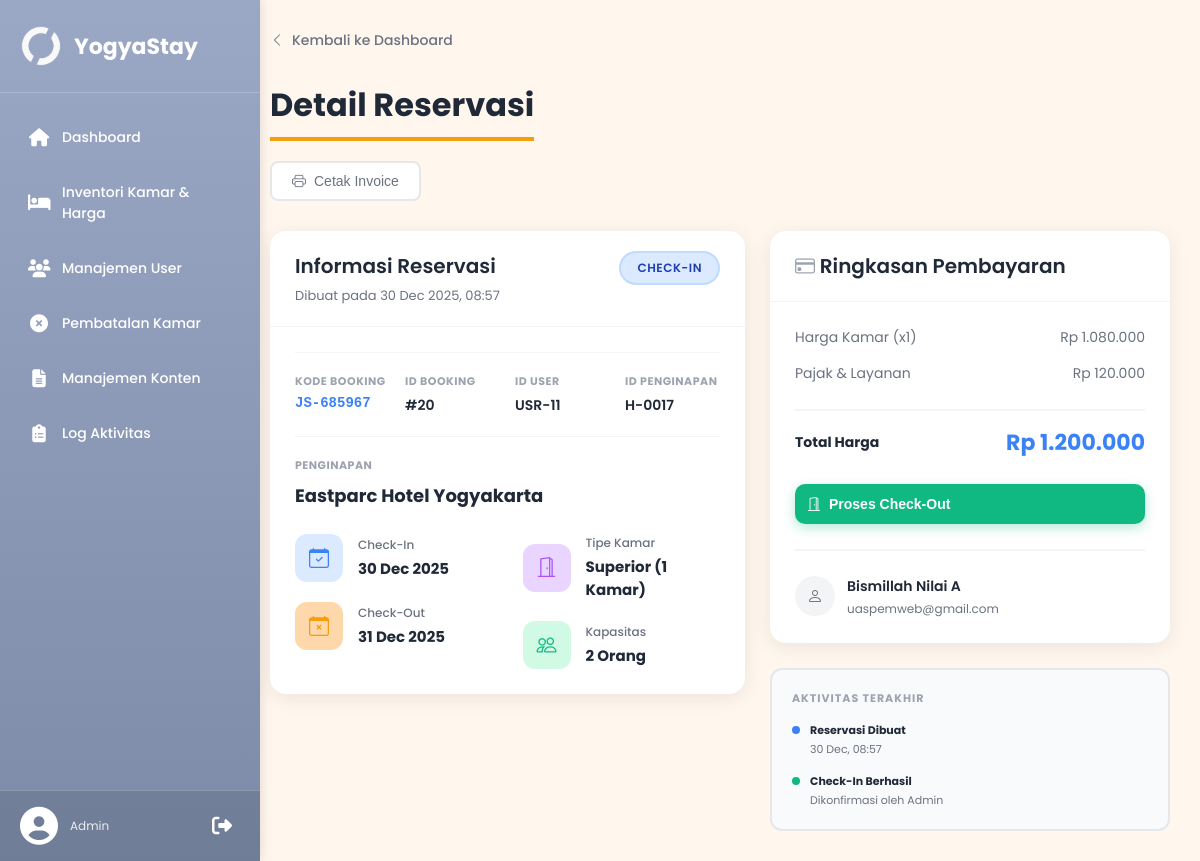
Page /admin/reservasi/detail_reservasi.php?id=20 (signed in) on the committed database.
### tables this page shows
CREATE TABLE `booking` (
  `id_booking` int(11) NOT NULL,
  `kode_booking` varchar(20) NOT NULL,
  `id_user` int(11) NOT NULL,
  `id_penginapan` int(11) NOT NULL,
  `id_tipe_kamar` int(11) NOT NULL,
  `tanggal_checkin` date NOT NULL,
  `tanggal_checkout` date NOT NULL,
  `jumlah_kamar` int(11) NOT NULL,
  `jumlah_orang` int(11) NOT NULL,
  `total_harga` decimal(12,2) NOT NULL,
  `status_reservasi` enum('dipesan','check-in','selesai','dibatalkan','menunggu_pembatalan') DEFAULT NULL,
  `created_at` timestamp NOT NULL DEFAULT current_timestamp()
);

CREATE TABLE `penginapan` (
  `id_penginapan` int(11) NOT NULL,
  `nama_penginapan` varchar(150) NOT NULL,
  `tipe_penginapan` enum('hotel','villa','homestay') NOT NULL,
  `id_kabupaten` int(11) NOT NULL,
  `id_kecamatan` int(11) NOT NULL,
  `alamat` text NOT NULL,
  `deskripsi` text DEFAULT NULL,
  `tentang_kami` text DEFAULT NULL,
  `harga_mulai` decimal(12,2) NOT NULL,
  `rating` decimal(3,2) DEFAULT 0.00,
  `jumlah_review` int(11) DEFAULT 0,
  `is_featured` tinyint(1) DEFAULT 0,
  `latitude` decimal(10,8) DEFAULT NULL,
  `longitude` decimal(11,8) DEFAULT NULL,
  `status` enum('aktif','nonaktif') DEFAULT 'aktif',
  `created_at` timestamp NOT NULL DEFAULT current_timestamp()
);

CREATE TABLE `tipe_kamar` (
  `id_tipe_kamar` int(11) NOT NULL,
  `id_penginapan` int(11) NOT NULL,
  `nama_tipe` varchar(100) NOT NULL,
  `harga_per_malam` decimal(12,2) NOT NULL,
  `kapasitas_orang` int(11) NOT NULL,
  `jumlah_kamar` int(11) NOT NULL,
  `deskripsi` text DEFAULT NULL
);

CREATE TABLE `users` (
  `id_user` int(11) NOT NULL,
  `nama` varchar(100) NOT NULL,
  `email` varchar(100) NOT NULL,
  `password` varchar(255) NOT NULL,
  `no_telepon` varchar(20) DEFAULT NULL,
  `role_id` enum('user','admin') NOT NULL DEFAULT 'user',
  `created_at` timestamp NOT NULL DEFAULT current_timestamp(),
  `updated_at` timestamp NOT NULL DEFAULT current_timestamp() ON UPDATE current_timestamp(),
  `status` enum('aktif','nonaktif') NOT NULL DEFAULT 'aktif'
);

### admin/reservasi/detail_reservasi.php (the view, shortened to what this page needs)
<?php
require_once '../../config.php';
$id_booking = isset($_GET['id']) ? intval($_GET['id']) : 0;
$query = "SELECT
    b.*,
    u.nama as nama_user,
    u.email as email_user,
    p.nama_penginapan,
    tk.nama_tipe,
    tk.harga_per_malam
FROM booking b
LEFT JOIN users u ON b.id_user = u.id_user
LEFT JOIN penginapan p ON b.id_penginapan = p.id_penginapan
LEFT JOIN tipe_kamar tk ON b.id_tipe_kamar = tk.id_tipe_kamar
WHERE b.id_booking = ?";
$stmt = $conn->prepare($query);
$stmt->bind_param("i", $id_booking);
$stmt->execute();
$result = $stmt->get_result();
$reservation = $result->fetch_assoc();
function formatCurrency($amount)
{
    return 'Rp ' . number_format($amount, 0, ',', '.');
}
$display_status = empty($reservation['status_reservasi']) ? 'dipesan' : $reservation['status_reservasi'];
?>
<!DOCTYPE html>
<html lang="id">
<head>
    <link rel="stylesheet" href="https://cdn.jsdelivr.net/npm/bootstrap-icons@1.11.3/font/bootstrap-icons.min.css">
</head>
<body>
    <div class="layout">
        <?php include '../partials/sidebar.php'; ?>
        <div class="content">
            <div class="topbar">
                <a href="../dashboard.php" class="back-btn">
                    <i class="bi bi-chevron-left"></i>
                    Kembali ke Dashboard
                </a>
            </div>
            <div>
                <h1>Detail Reservasi</h1>
                <div class="header-actions">
                    <button onclick="window.print()" class="btn btn-outline">
                        <i class="bi bi-printer"></i> Cetak Invoice
                    </button>
                </div>
            </div>
            <div class="detail-grid">
                <div>
                    <div class="card">
                        <div class="card-header">
                            <div
                                style="display: flex; justify-content: space-between; align-items: start; flex-wrap: wrap; gap: 15px;">
                                <div>
                                    <h2>Informasi Reservasi</h2>
                                    <p>Dibuat pada
                                        <?php echo date('d M Y, H:i', strtotime($reservation['created_at'])); ?></p>
                                </div>
                                <span class="status-badge <?php echo $display_status; ?>">
                                    <?php echo str_replace('_', ' ', strtoupper($display_status)); ?>
                                </span>
                            </div>
                        </div>
                        <div class="card-body">
                            <div class="info-grid">
                                <div class="info-item">
                                    <span class="info-label">Kode Booking</span>
                                    <span
                                        class="info-value code"><?php echo htmlspecialchars($reservation['kode_booking']); ?></span>
                                </div>
                                <div class="info-item">
                                    <span class="info-label">ID Booking</span>
                                    <span class="info-value">#<?php echo $reservation['id_booking']; ?></span>
                                </div>
                                <div class="info-item">
                                    <span class="info-label">ID User</span>
                                    <span class="info-value">USR-<?php echo $reservation['id_user']; ?></span>
                                </div>
                                <div class="info-item">
                                    <span class="info-label">ID Penginapan</span>
                                    <span class="info-value">H-00<?php echo $reservation['id_penginapan']; ?></span>
                                </div>
                            </div>
                            <div class="penginapan-name">Penginapan</div>
                            <p><?php echo htmlspecialchars($reservation['nama_penginapan']); ?></p>
                            <div class="detail-row">
                                <div class="detail-col">
                                    <div class="detail-item">
                                        <div class="icon-box blue">
                                            <i class="bi bi-calendar-check"></i>
                                        </div>
                                        <div class="detail-text">
                                            <div class="detail-label">Check-In</div>
                                            <div class="detail-value">
                                                <?php echo date('d M Y', strtotime($reservation['tanggal_checkin'])); ?>
                                            </div>
                                        </div>
                                    </div>
                                    <div class="detail-item">
                                        <div class="icon-box orange">
                                            <i class="bi bi-calendar-x"></i>
                                        </div>
                                        <div class="detail-text">
                                            <div class="detail-label">Check-Out</div>
                                            <div class="detail-value">
                                                <?php echo date('d M Y', strtotime($reservation['tanggal_checkout'])); ?>
                                            </div>
                                        </div>
                                    </div>
                                </div>
                                <div class="detail-col">
                                    <div class="detail-item">
                                        <div class="icon-box purple">
                                            <i class="bi bi-door-open"></i>
                                        </div>
                                        <div class="detail-text">
                                            <div class="detail-label">Tipe Kamar</div>
                                            <div class="detail-value">
                                                <?php echo htmlspecialchars($reservation['nama_tipe']); ?>
                                                (<?php echo $reservation['jumlah_kamar']; ?> Kamar)</div>
                                        </div>
                                    </div>
                                    <div class="detail-item">
                                        <div class="icon-box green">
                                            <i class="bi bi-people"></i>
                                        </div>
                                        <div class="detail-text">
                                            <div class="detail-label">Kapasitas</div>
                                            <div class="detail-value"><?php echo $reservation['jumlah_orang']; ?> Orang
                                            </div>
                                        </div>
                                    </div>
                                </div>
                            </div>
                        </div>
                    </div>
                </div>
                <div>
                    <div class="card sidebar-card">
                        <div class="card-header">
                            <h2><i class="bi bi-credit-card" style="color: #9ca3af;"></i> Ringkasan Pembayaran</h2>
                        </div>
                        <div class="card-body">
                            <?php
                            $subtotal = $reservation['total_harga'] * 0.9;
                            $pajak = $reservation['total_harga'] * 0.1;
                            ?>
                            <div class="payment-summary">
                                <div class="payment-row">
                                    <span class="label">Harga Kamar
                                        (x<?php echo $reservation['jumlah_kamar']; ?>)</span>
                                    <span class="value"><?php echo formatCurrency($subtotal); ?></span>
                                </div>
                                <div class="payment-row">
                                    <span class="label">Pajak & Layanan</span>
                                    <span class="value"><?php echo formatCurrency($pajak); ?></span>
                                </div>
                                <div class="payment-row total">
                                    <span class="label">Total Harga</span>
                                    <span
                                        class="value"><?php echo formatCurrency($reservation['total_harga']); ?></span>
                                </div>
                            </div>
                            <?php if ($display_status === 'dipesan'): ?>
                                <div class="action-buttons">
                                    <form method="POST" id="checkinForm">
                                        <input type="hidden" name="action" value="checkin">
                                        <input type="hidden" name="id_booking" value="<?php echo $id_booking; ?>">
                                        <button type="button" class="btn btn-primary" onclick="confirmCheckin()">
                                            <i class="bi bi-check-lg"></i> Konfirmasi Check-In
                                        </button>
                                    </form>
                                </div>
                            <?php elseif ($display_status === 'check-in'): ?>
                                <div class="action-buttons">
                                    <form method="POST" id="checkoutForm">
                                        <button type="button" class="btn btn-success" onclick="confirmCheckout()">
                                            <i class="bi bi-door-open"></i> Proses Check-Out
                                        </button>
                                    </form>
                                </div>
                            <?php endif; ?>
                            <div class="user-info">
                                <div class="user-card">
                                    <div class="user-avatar">
                                        <i class="bi bi-person"></i>
                                    </div>
                                    <div class="user-details">
                                        <p class="user-name"><?php echo htmlspecialchars($reservation['nama_user']); ?>
                                        </p>
                                        <p class="user-id"><?php echo htmlspecialchars($reservation['email_user']); ?>
                                        </p>
                                    </div>
                                </div>
                            </div>
                        </div>
                    </div>
                    <div class="activity-log">
                        <h4 class="activity-title">Aktivitas Terakhir</h4>
                        <div class="activity-list">
                            <div class="activity-item">
                                <div class="activity-dot blue"></div>
                                <div class="activity-content">
                                    <p class="activity-title-text">Reservasi Dibuat</p>
                                    <p class="activity-time">
                                        <?php echo date('d M, H:i', strtotime($reservation['created_at'])); ?></p>
                                </div>
                            </div>
                            <?php if ($display_status === 'check-in' || $display_status === 'selesai'): ?>
                                <div class="activity-item">
                                    <div class="activity-dot green"></div>
                                    <div class="activity-content">
                                        <p class="activity-title-text">Check-In Berhasil</p>
                                        <p class="activity-time">Dikonfirmasi oleh Admin</p>
                                    </div>
                                </div>
                            <?php endif; ?>
                        </div>
                    </div>
                </div>
            </div>
        </div>
    </div>
</body>
</html>

### rows in the picture
booking: created_at "30 Dec 2025, 08:57", status_reservasi "CHECK-IN", kode_booking "JS-685967", id_booking "20", id_user "11", id_penginapan "17", id_penginapan.nama_penginapan "Eastparc Hotel Yogyakarta", tanggal_checkin "30 Dec 2025", tanggal_checkout "31 Dec 2025", id_tipe_kamar.nama_tipe "Superior", jumlah_kamar "1", jumlah_orang "2", total_harga "Rp 1.080.000", total_harga "Rp 120.000", total_harga "Rp 1.200.000", id_user.nama "Bismillah Nilai A", id_user.email "uaspemweb@gmail.com", created_at "30 Dec, 08:57"
